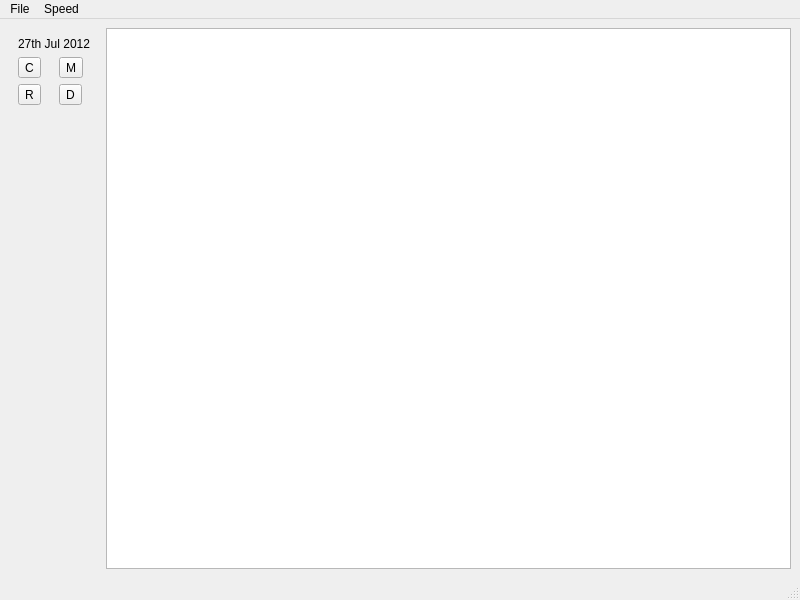
<?xml version="1.0" encoding="UTF-8"?>
<ui version="4.0">
 <class>MainWin</class>
 <widget class="QMainWindow" name="MainWin">
  <property name="geometry">
   <rect>
    <x>0</x>
    <y>0</y>
    <width>800</width>
    <height>600</height>
   </rect>
  </property>
  <property name="windowTitle">
   <string>MainWindow</string>
  </property>
  <widget class="QWidget" name="centralwidget">
   <layout class="QHBoxLayout" name="horizontalLayout">
    <item>
     <widget class="QWidget" name="widget" native="true">
      <layout class="QGridLayout" name="gridLayout">
       <item row="2" column="0">
        <widget class="QToolButton" name="roadBtn">
         <property name="text">
          <string>R</string>
         </property>
        </widget>
       </item>
       <item row="2" column="1">
        <widget class="QToolButton" name="dirtRoadBtn">
         <property name="text">
          <string>D</string>
         </property>
        </widget>
       </item>
       <item row="3" column="0">
        <spacer name="verticalSpacer">
         <property name="orientation">
          <enum>Qt::Vertical</enum>
         </property>
         <property name="sizeHint" stdset="0">
          <size>
           <width>20</width>
           <height>465</height>
          </size>
         </property>
        </spacer>
       </item>
       <item row="1" column="1">
        <widget class="QToolButton" name="magnifierBtn">
         <property name="text">
          <string>M</string>
         </property>
        </widget>
       </item>
       <item row="1" column="0">
        <widget class="QToolButton" name="cursorBtn">
         <property name="text">
          <string>C</string>
         </property>
        </widget>
       </item>
       <item row="0" column="0" colspan="2">
        <widget class="QLabel" name="dateLabel">
         <property name="text">
          <string>27th Jul 2012</string>
         </property>
        </widget>
       </item>
      </layout>
     </widget>
    </item>
    <item>
     <widget class="HFGameView" name="gameView"/>
    </item>
   </layout>
  </widget>
  <widget class="QMenuBar" name="menubar">
   <property name="geometry">
    <rect>
     <x>0</x>
     <y>0</y>
     <width>800</width>
     <height>21</height>
    </rect>
   </property>
   <widget class="QMenu" name="menuFile">
    <property name="title">
     <string>File</string>
    </property>
    <addaction name="actionLoad"/>
    <addaction name="actionSave"/>
    <addaction name="actionExit"/>
   </widget>
   <widget class="QMenu" name="menuSpeed">
    <property name="title">
     <string>Speed</string>
    </property>
    <addaction name="actionUltra"/>
    <addaction name="actionFast"/>
    <addaction name="actionNormal"/>
    <addaction name="actionSlow"/>
    <addaction name="actionPause"/>
   </widget>
   <addaction name="menuFile"/>
   <addaction name="menuSpeed"/>
  </widget>
  <widget class="QStatusBar" name="statusbar"/>
  <action name="actionExit">
   <property name="text">
    <string>Exit</string>
   </property>
  </action>
  <action name="actionLoad">
   <property name="text">
    <string>Load game</string>
   </property>
  </action>
  <action name="actionSave">
   <property name="text">
    <string>Save game</string>
   </property>
  </action>
  <action name="actionUltra">
   <property name="text">
    <string>Ultra</string>
   </property>
  </action>
  <action name="actionFast">
   <property name="text">
    <string>Fast</string>
   </property>
  </action>
  <action name="actionNormal">
   <property name="text">
    <string>Normal</string>
   </property>
  </action>
  <action name="actionSlow">
   <property name="text">
    <string>Slow</string>
   </property>
  </action>
  <action name="actionPause">
   <property name="text">
    <string>Pause</string>
   </property>
  </action>
 </widget>
 <customwidgets>
  <customwidget>
   <class>HFGameView</class>
   <extends>QGraphicsView</extends>
   <header>widget/gameview.h</header>
  </customwidget>
 </customwidgets>
 <resources/>
 <connections/>
</ui>
